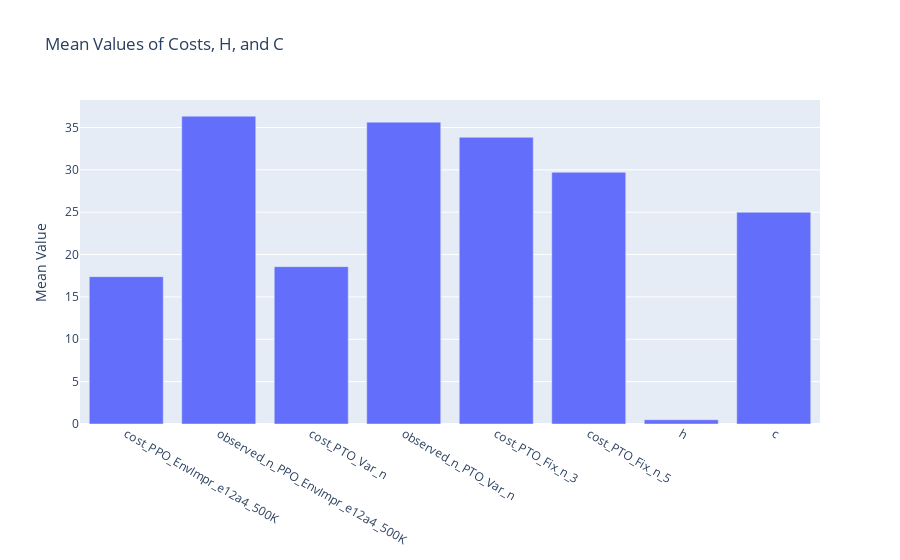
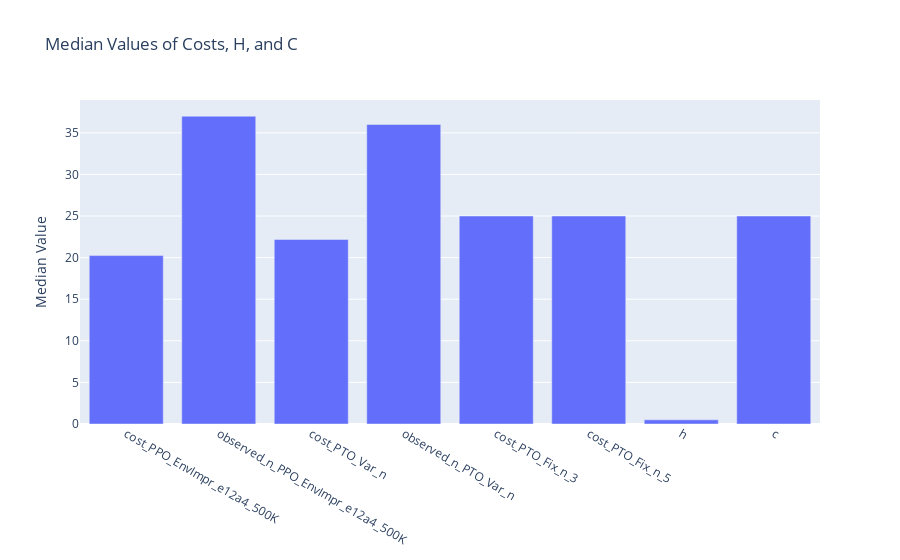

Notebook source saved alongside these figures, in order:
### Markdown cell above
## Visualize Results

### Code cell
import plotly.graph_objects as go

# columns_to_visualize = [x for x in test_df.columns if 'cost' in x or 'observe' in x]

# Calculate means
means = test_df[columns_to_visualize + ['h', 'c']].mean()

# Plot
fig = go.Figure(data=[go.Bar(x=means.index, y=means.values)])
fig.update_layout(title="Mean Values of Costs, H, and C", yaxis_title="Mean Value")
fig.show()

# Calculate medians
medians = test_df[columns_to_visualize + ['h', 'c']].median()

# Plot
fig = go.Figure(data=[go.Bar(x=medians.index, y=medians.values)])
fig.update_layout(title="Median Values of Costs, H, and C", yaxis_title="Median Value")
fig.show()

# Create a dataframe with two rows: one for means and one for medians
summary_df = pd.DataFrame({'Mean': means, 'Median': medians}).T
summary_df.head()

### Figure 1 — Plotly figure (JSON) as saved in the notebook; plotly's stock layout.template omitted (floating-point values rounded to 4 significant figures)
{"data": [{"type": "bar", "x": ["cost_PPO_EnvImpr_e12a4_500K", "observed_n_PPO_EnvImpr_e12a4_500K", "cost_PTO_Var_n", "observed_n_PTO_Var_n", "cost_PTO_Fix_n_3", "cost_PTO_Fix_n_5", "h", "c"], "y": [17.39, 36.33, 18.57, 35.63, 33.84, 29.71, 0.5, 25.0]}], "layout": {"title": {"text": "Mean Values of Costs, H, and C"}, "yaxis": {"title": {"text": "Mean Value"}}}}

### Figure 2 — Plotly figure (JSON) as saved in the notebook; plotly's stock layout.template omitted (floating-point values rounded to 4 significant figures)
{"data": [{"type": "bar", "x": ["cost_PPO_EnvImpr_e12a4_500K", "observed_n_PPO_EnvImpr_e12a4_500K", "cost_PTO_Var_n", "observed_n_PTO_Var_n", "cost_PTO_Fix_n_3", "cost_PTO_Fix_n_5", "h", "c"], "y": [20.24, 37.0, 22.18, 36.0, 25.0, 25.0, 0.5, 25.0]}], "layout": {"title": {"text": "Median Values of Costs, H, and C"}, "yaxis": {"title": {"text": "Median Value"}}}}
